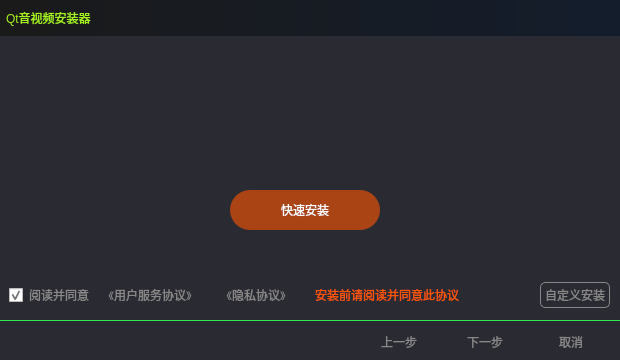
<?xml version="1.0" encoding="UTF-8"?>
<ui version="4.0">
 <class>Installer</class>
 <widget class="QDialog" name="Installer">
  <property name="geometry">
   <rect>
    <x>0</x>
    <y>0</y>
    <width>620</width>
    <height>360</height>
   </rect>
  </property>
  <property name="windowTitle">
   <string>Dialog</string>
  </property>
  <property name="styleSheet">
   <string notr="true">*
{
border: none;
}
</string>
  </property>
  <layout class="QVBoxLayout" name="verticalLayout_2">
   <property name="spacing">
    <number>0</number>
   </property>
   <property name="leftMargin">
    <number>0</number>
   </property>
   <property name="topMargin">
    <number>0</number>
   </property>
   <property name="rightMargin">
    <number>0</number>
   </property>
   <property name="bottomMargin">
    <number>0</number>
   </property>
   <item>
    <layout class="QVBoxLayout" name="verticalLayout">
     <property name="spacing">
      <number>0</number>
     </property>
     <item>
      <widget class="QFrame" name="frame_title">
       <property name="minimumSize">
        <size>
         <width>0</width>
         <height>36</height>
        </size>
       </property>
       <property name="maximumSize">
        <size>
         <width>16777215</width>
         <height>36</height>
        </size>
       </property>
       <property name="styleSheet">
        <string notr="true">#frame_title
{
background-color:qlineargradient(spread:pad,x1:0,y1:0,x2:1,y2:0, stop:0 #1a1a1a, stop:1  #141d2c);
}</string>
       </property>
       <property name="frameShape">
        <enum>QFrame::StyledPanel</enum>
       </property>
       <property name="frameShadow">
        <enum>QFrame::Raised</enum>
       </property>
       <layout class="QHBoxLayout" name="horizontalLayout">
        <property name="spacing">
         <number>6</number>
        </property>
        <property name="leftMargin">
         <number>0</number>
        </property>
        <property name="topMargin">
         <number>0</number>
        </property>
        <property name="rightMargin">
         <number>0</number>
        </property>
        <property name="bottomMargin">
         <number>0</number>
        </property>
        <item>
         <widget class="QPushButton" name="pushButton_icon">
          <property name="minimumSize">
           <size>
            <width>360</width>
            <height>30</height>
           </size>
          </property>
          <property name="styleSheet">
           <string notr="true">#pushButton_icon
{
color: #a5f220;
padding-left:6px;
text-align: left;
font: 800 13px &quot;微软雅黑&quot;;
}</string>
          </property>
          <property name="text">
           <string>Qt音视频安装器</string>
          </property>
         </widget>
        </item>
        <item>
         <spacer name="horizontalSpacer">
          <property name="orientation">
           <enum>Qt::Horizontal</enum>
          </property>
          <property name="sizeHint" stdset="0">
           <size>
            <width>197</width>
            <height>20</height>
           </size>
          </property>
         </spacer>
        </item>
        <item>
         <widget class="QPushButton" name="pushButton_min">
          <property name="minimumSize">
           <size>
            <width>20</width>
            <height>20</height>
           </size>
          </property>
          <property name="maximumSize">
           <size>
            <width>20</width>
            <height>20</height>
           </size>
          </property>
          <property name="styleSheet">
           <string notr="true">QPushButton
{
color: #666666;
background-color: transparent;
border-image: url(:/images/icon/min2.png);
}

QPushButton:hover{
color: #ff5500;
/*background-color: qconicalgradient(cx:0.5, cy:0.522909, angle:179.9, 
	stop:0.494318 rgba(181, 225, 250, 255), stop:0.5 rgba(222, 242, 251, 255));*/
border-image: url(:/images/icon/minhover.png);
border: 1px solid #3C80B1;
}</string>
          </property>
          <property name="text">
           <string/>
          </property>
         </widget>
        </item>
        <item>
         <widget class="QPushButton" name="pushButton_close">
          <property name="minimumSize">
           <size>
            <width>20</width>
            <height>20</height>
           </size>
          </property>
          <property name="maximumSize">
           <size>
            <width>20</width>
            <height>20</height>
           </size>
          </property>
          <property name="styleSheet">
           <string notr="true">QPushButton
{
color: #666666;
background-color: transparent;
border-image: url(:/images/icon/close3.png);
}

QPushButton:hover{
color: #ff5500;
/*background-color: qconicalgradient(cx:0.5, cy:0.522909, angle:179.9, 
	stop:0.494318 rgba(181, 225, 250, 255), stop:0.5 rgba(222, 242, 251, 255));*/
border-image: url(:/images/icon/closehover.png);
border: 1px solid #3C80B1;

}</string>
          </property>
          <property name="text">
           <string/>
          </property>
         </widget>
        </item>
       </layout>
      </widget>
     </item>
     <item>
      <widget class="QStackedWidget" name="stackedWidget_page">
       <property name="styleSheet">
        <string notr="true">#stackedWidget_page
{
background-color: #2a2a32;
/*background-color:qlineargradient(spread:pad,x1:0,y1:0,x2:1,y2:0,stop:0 #2a2a32, stop:1  #00dc5a);*/
	border-image: url(:/images/bgpic/cusvideoitem1.png);
}</string>
       </property>
       <property name="currentIndex">
        <number>0</number>
       </property>
       <widget class="QWidget" name="page1">
        <layout class="QVBoxLayout" name="verticalLayout_6">
         <property name="spacing">
          <number>0</number>
         </property>
         <property name="leftMargin">
          <number>0</number>
         </property>
         <property name="topMargin">
          <number>0</number>
         </property>
         <property name="rightMargin">
          <number>0</number>
         </property>
         <property name="bottomMargin">
          <number>0</number>
         </property>
         <item>
          <widget class="QLabel" name="label_midIcon">
           <property name="minimumSize">
            <size>
             <width>0</width>
             <height>130</height>
            </size>
           </property>
           <property name="styleSheet">
            <string notr="true">#label_midIcon
{
background-color: transparent;
}</string>
           </property>
           <property name="text">
            <string/>
           </property>
          </widget>
         </item>
         <item>
          <widget class="QStackedWidget" name="stackedWidget_customset">
           <property name="minimumSize">
            <size>
             <width>0</width>
             <height>130</height>
            </size>
           </property>
           <property name="maximumSize">
            <size>
             <width>16777215</width>
             <height>130</height>
            </size>
           </property>
           <property name="styleSheet">
            <string notr="true">QPushButton
{
color: #888888;
}

QPushButton:hover
{
color: white;
}

QLabel
{
color: #888888;
}

QCheckBox
{
color: #888888;
}</string>
           </property>
           <property name="currentIndex">
            <number>0</number>
           </property>
           <widget class="QWidget" name="page_6">
            <widget class="QPushButton" name="pushButton_fastInstall">
             <property name="geometry">
              <rect>
               <x>230</x>
               <y>0</y>
               <width>150</width>
               <height>40</height>
              </rect>
             </property>
             <property name="sizePolicy">
              <sizepolicy hsizetype="Minimum" vsizetype="Fixed">
               <horstretch>150</horstretch>
               <verstretch>40</verstretch>
              </sizepolicy>
             </property>
             <property name="minimumSize">
              <size>
               <width>150</width>
               <height>40</height>
              </size>
             </property>
             <property name="maximumSize">
              <size>
               <width>150</width>
               <height>40</height>
              </size>
             </property>
             <property name="styleSheet">
              <string notr="true">QPushButton
{
color: white;
font: 400 15px &quot;微软雅黑&quot;;
border-radius: 20px;
background-color: rgba(255, 85, 0,0.6);
}

QPushButton:hover
{
color: #32bff0;
background-color: rgba(255, 85, 0,0.8);
}</string>
             </property>
             <property name="text">
              <string>快速安装</string>
             </property>
            </widget>
            <widget class="QWidget" name="layoutWidget">
             <property name="geometry">
              <rect>
               <x>9</x>
               <y>91</y>
               <width>601</width>
               <height>28</height>
              </rect>
             </property>
             <layout class="QHBoxLayout" name="horizontalLayout_3">
              <item>
               <widget class="QCheckBox" name="checkBox_agree">
                <property name="minimumSize">
                 <size>
                  <width>85</width>
                  <height>26</height>
                 </size>
                </property>
                <property name="maximumSize">
                 <size>
                  <width>85</width>
                  <height>26</height>
                 </size>
                </property>
                <property name="text">
                 <string>阅读并同意</string>
                </property>
                <property name="checked">
                 <bool>true</bool>
                </property>
               </widget>
              </item>
              <item>
               <widget class="QPushButton" name="pushButton_pro_user">
                <property name="minimumSize">
                 <size>
                  <width>100</width>
                  <height>26</height>
                 </size>
                </property>
                <property name="maximumSize">
                 <size>
                  <width>100</width>
                  <height>26</height>
                 </size>
                </property>
                <property name="text">
                 <string>《用户服务协议》</string>
                </property>
               </widget>
              </item>
              <item>
               <widget class="QPushButton" name="pushButton_pro_secret">
                <property name="minimumSize">
                 <size>
                  <width>100</width>
                  <height>26</height>
                 </size>
                </property>
                <property name="maximumSize">
                 <size>
                  <width>100</width>
                  <height>26</height>
                 </size>
                </property>
                <property name="text">
                 <string>《隐私协议》</string>
                </property>
               </widget>
              </item>
              <item>
               <widget class="QPushButton" name="pushButton_protoal">
                <property name="minimumSize">
                 <size>
                  <width>150</width>
                  <height>26</height>
                 </size>
                </property>
                <property name="maximumSize">
                 <size>
                  <width>150</width>
                  <height>26</height>
                 </size>
                </property>
                <property name="styleSheet">
                 <string notr="true">#pushButton_protoal
{
color:#ff5500;
}

#pushButton_protoal:hover
{
text-decoration: underline;
}
</string>
                </property>
                <property name="text">
                 <string>安装前请阅读并同意此协议</string>
                </property>
               </widget>
              </item>
              <item>
               <spacer name="horizontalSpacer_3">
                <property name="orientation">
                 <enum>Qt::Horizontal</enum>
                </property>
                <property name="sizeHint" stdset="0">
                 <size>
                  <width>40</width>
                  <height>20</height>
                 </size>
                </property>
               </spacer>
              </item>
              <item>
               <widget class="QPushButton" name="pushButton_custom">
                <property name="minimumSize">
                 <size>
                  <width>70</width>
                  <height>26</height>
                 </size>
                </property>
                <property name="maximumSize">
                 <size>
                  <width>70</width>
                  <height>26</height>
                 </size>
                </property>
                <property name="styleSheet">
                 <string notr="true">#pushButton_custom
{
border: 1px solid #888888;
border-radius: 5px;
}</string>
                </property>
                <property name="text">
                 <string>自定义安装</string>
                </property>
               </widget>
              </item>
             </layout>
            </widget>
           </widget>
           <widget class="QWidget" name="page_7">
            <layout class="QVBoxLayout" name="verticalLayout_5">
             <property name="spacing">
              <number>0</number>
             </property>
             <property name="leftMargin">
              <number>0</number>
             </property>
             <property name="topMargin">
              <number>0</number>
             </property>
             <property name="rightMargin">
              <number>0</number>
             </property>
             <property name="bottomMargin">
              <number>0</number>
             </property>
             <item>
              <layout class="QVBoxLayout" name="verticalLayout_4">
               <property name="spacing">
                <number>6</number>
               </property>
               <property name="leftMargin">
                <number>8</number>
               </property>
               <property name="rightMargin">
                <number>14</number>
               </property>
               <property name="bottomMargin">
                <number>12</number>
               </property>
               <item>
                <layout class="QVBoxLayout" name="verticalLayout_3">
                 <item>
                  <widget class="QLabel" name="label_iinstallpath">
                   <property name="minimumSize">
                    <size>
                     <width>70</width>
                     <height>26</height>
                    </size>
                   </property>
                   <property name="text">
                    <string>安装位置：</string>
                   </property>
                  </widget>
                 </item>
                 <item>
                  <layout class="QHBoxLayout" name="horizontalLayout_5">
                   <property name="rightMargin">
                    <number>0</number>
                   </property>
                   <item>
                    <widget class="QLineEdit" name="lineEdit_installpath">
                     <property name="minimumSize">
                      <size>
                       <width>0</width>
                       <height>28</height>
                      </size>
                     </property>
                     <property name="styleSheet">
                      <string notr="true">#lineEdit_installpath
{
color: #888888;
border-radius: 3px;
border: 1px solid #888888;
background-color: transparent;
}

#lineEdit_installpath:hover
{
color: #2fadfb;
border: 1px solid #2fadfb;
}</string>
                     </property>
                     <property name="text">
                      <string>E://Download</string>
                     </property>
                    </widget>
                   </item>
                   <item>
                    <widget class="QPushButton" name="pushButton_browserpath">
                     <property name="minimumSize">
                      <size>
                       <width>60</width>
                       <height>28</height>
                      </size>
                     </property>
                     <property name="maximumSize">
                      <size>
                       <width>60</width>
                       <height>28</height>
                      </size>
                     </property>
                     <property name="styleSheet">
                      <string notr="true">QPushButton
{
color: white;
font-size: 12px;
border-radius: 3px;
background-color: rgba(67, 67, 74,0.3);
}

QPushButton:hover
{
background-color: rgba(67, 67, 74,0.6);
}</string>
                     </property>
                     <property name="text">
                      <string>浏览</string>
                     </property>
                    </widget>
                   </item>
                  </layout>
                 </item>
                </layout>
               </item>
               <item>
                <spacer name="verticalSpacer">
                 <property name="orientation">
                  <enum>Qt::Vertical</enum>
                 </property>
                 <property name="sizeHint" stdset="0">
                  <size>
                   <width>20</width>
                   <height>40</height>
                  </size>
                 </property>
                </spacer>
               </item>
               <item>
                <layout class="QHBoxLayout" name="horizontalLayout_4">
                 <property name="leftMargin">
                  <number>0</number>
                 </property>
                 <property name="rightMargin">
                  <number>0</number>
                 </property>
                 <item>
                  <widget class="QCheckBox" name="checkBox_startself">
                   <property name="minimumSize">
                    <size>
                     <width>100</width>
                     <height>28</height>
                    </size>
                   </property>
                   <property name="maximumSize">
                    <size>
                     <width>100</width>
                     <height>28</height>
                    </size>
                   </property>
                   <property name="styleSheet">
                    <string notr="true">QCheckBox
{
color: #888888;
}</string>
                   </property>
                   <property name="text">
                    <string>开机自动启动</string>
                   </property>
                   <property name="checked">
                    <bool>true</bool>
                   </property>
                  </widget>
                 </item>
                 <item>
                  <widget class="QCheckBox" name="checkBox">
                   <property name="minimumSize">
                    <size>
                     <width>100</width>
                     <height>28</height>
                    </size>
                   </property>
                   <property name="maximumSize">
                    <size>
                     <width>100</width>
                     <height>28</height>
                    </size>
                   </property>
                   <property name="styleSheet">
                    <string notr="true">QCheckBox
{
color: #888888;
}</string>
                   </property>
                   <property name="text">
                    <string>创建快捷方式</string>
                   </property>
                  </widget>
                 </item>
                 <item>
                  <widget class="QCheckBox" name="checkBox_2">
                   <property name="minimumSize">
                    <size>
                     <width>100</width>
                     <height>28</height>
                    </size>
                   </property>
                   <property name="maximumSize">
                    <size>
                     <width>100</width>
                     <height>28</height>
                    </size>
                   </property>
                   <property name="styleSheet">
                    <string notr="true">QCheckBox
{
color: #888888;
}</string>
                   </property>
                   <property name="text">
                    <string>添加到菜单栏</string>
                   </property>
                  </widget>
                 </item>
                 <item>
                  <spacer name="horizontalSpacer_4">
                   <property name="orientation">
                    <enum>Qt::Horizontal</enum>
                   </property>
                   <property name="sizeHint" stdset="0">
                    <size>
                     <width>40</width>
                     <height>20</height>
                    </size>
                   </property>
                  </spacer>
                 </item>
                 <item>
                  <widget class="QPushButton" name="pushButton_install">
                   <property name="minimumSize">
                    <size>
                     <width>80</width>
                     <height>28</height>
                    </size>
                   </property>
                   <property name="maximumSize">
                    <size>
                     <width>80</width>
                     <height>28</height>
                    </size>
                   </property>
                   <property name="styleSheet">
                    <string notr="true">QPushButton
{
color: white;
font-size: 12px;
border-radius: 14px;
background-color: rgb(255, 85, 0);
}</string>
                   </property>
                   <property name="text">
                    <string>立即安装</string>
                   </property>
                  </widget>
                 </item>
                 <item>
                  <widget class="QPushButton" name="pushButton_return">
                   <property name="minimumSize">
                    <size>
                     <width>60</width>
                     <height>28</height>
                    </size>
                   </property>
                   <property name="maximumSize">
                    <size>
                     <width>60</width>
                     <height>28</height>
                    </size>
                   </property>
                   <property name="styleSheet">
                    <string notr="true">QPushButton
{
color: white;
font-size: 12px;
border-radius: 3px;
background-color: rgba(67, 67, 74,0.3);
}

QPushButton:hover
{
background-color: rgba(67, 67, 74,0.6);
}</string>
                   </property>
                   <property name="text">
                    <string>返回</string>
                   </property>
                  </widget>
                 </item>
                </layout>
               </item>
              </layout>
             </item>
            </layout>
           </widget>
          </widget>
         </item>
        </layout>
       </widget>
       <widget class="QWidget" name="page2">
        <layout class="QVBoxLayout" name="verticalLayout_12">
         <property name="spacing">
          <number>0</number>
         </property>
         <property name="leftMargin">
          <number>0</number>
         </property>
         <property name="topMargin">
          <number>0</number>
         </property>
         <property name="rightMargin">
          <number>0</number>
         </property>
         <property name="bottomMargin">
          <number>0</number>
         </property>
         <item>
          <widget class="QTreeWidget" name="treeWidget_plugin">
           <property name="styleSheet">
            <string notr="true">QTreeWidget
{
outline: 0px;
/*show-decoration-selected: 1;*/
background-color: transparent;
}

QTreeWidget::item 
{
color: green;
height: 26px;
border: 0px solid transparent;
}

QTreeWidget::item:hover 
{
background: qlineargradient(x1: 0, y1: 0, x2: 0, y2: 1, stop: 0 #e7effd, stop: 1 #cbdaf1);
background-color: transparent;
}

QTreeWidget::item:selected 
{
background: transparent;
}

QTreeWidget::item:selected:active
{
background: qlineargradient(x1: 0, y1: 0, x2: 0, y2: 1, stop: 0 #6ea1f1, stop: 1 #567dbc);
background-color: transparent;
}

QTreeWidget::item:selected:!active 
{
background: qlineargradient(x1: 0, y1: 0, x2: 0, y2: 1, stop: 0 #6b9be8, stop: 1 #577fbf);
background-color: transparent;
}

QTreeView::branch:has-siblings:!adjoins-item 
{
border-image: url(:/images/fileitem/file-vline.png) 0;
}

QTreeView::branch:has-siblings:adjoins-item 
{
border-image: url(:/images/fileitem/file-branch-more.png) 0;
}

QTreeView::branch:!has-children:!has-siblings:adjoins-item 
{
border-image: url(:/images/fileitem/file-branch-end.png) 0;
}

QTreeView::branch:has-children:!has-siblings:closed,
QTreeView::branch:closed:has-children:has-siblings 
{
border-image: none;
image: url(:/images/fileitem/file-branch-closed.png);
}

QTreeView::branch:open:has-children:!has-siblings,
QTreeView::branch:open:has-children:has-siblings  
{
border-image: none;
image: url(:/images/fileitem/file-branch-open.png);
}</string>
           </property>
           <column>
            <property name="text">
             <string>安装的插件列表</string>
            </property>
           </column>
          </widget>
         </item>
        </layout>
       </widget>
       <widget class="QWidget" name="page3">
        <layout class="QVBoxLayout" name="verticalLayout_8">
         <property name="spacing">
          <number>0</number>
         </property>
         <property name="leftMargin">
          <number>0</number>
         </property>
         <property name="topMargin">
          <number>0</number>
         </property>
         <property name="rightMargin">
          <number>0</number>
         </property>
         <property name="bottomMargin">
          <number>0</number>
         </property>
         <item>
          <layout class="QVBoxLayout" name="verticalLayout_7"/>
         </item>
         <item>
          <widget class="QStackedWidget" name="stackedWidget_detail">
           <property name="minimumSize">
            <size>
             <width>0</width>
             <height>230</height>
            </size>
           </property>
           <widget class="QWidget" name="page_install">
            <layout class="QVBoxLayout" name="verticalLayout_13">
             <property name="spacing">
              <number>0</number>
             </property>
             <property name="leftMargin">
              <number>0</number>
             </property>
             <property name="topMargin">
              <number>0</number>
             </property>
             <property name="rightMargin">
              <number>0</number>
             </property>
             <property name="bottomMargin">
              <number>0</number>
             </property>
             <item>
              <widget class="QFrame" name="frame_show">
               <property name="minimumSize">
                <size>
                 <width>0</width>
                 <height>32</height>
                </size>
               </property>
               <property name="maximumSize">
                <size>
                 <width>16777215</width>
                 <height>32</height>
                </size>
               </property>
               <property name="frameShape">
                <enum>QFrame::StyledPanel</enum>
               </property>
               <property name="frameShadow">
                <enum>QFrame::Raised</enum>
               </property>
               <layout class="QHBoxLayout" name="horizontalLayout_8">
                <property name="spacing">
                 <number>0</number>
                </property>
                <property name="leftMargin">
                 <number>0</number>
                </property>
                <property name="topMargin">
                 <number>0</number>
                </property>
                <property name="rightMargin">
                 <number>0</number>
                </property>
                <property name="bottomMargin">
                 <number>0</number>
                </property>
                <item>
                 <widget class="QPushButton" name="pushButton_details">
                  <property name="minimumSize">
                   <size>
                    <width>80</width>
                    <height>24</height>
                   </size>
                  </property>
                  <property name="maximumSize">
                   <size>
                    <width>80</width>
                    <height>24</height>
                   </size>
                  </property>
                  <property name="styleSheet">
                   <string notr="true">#pushButton_details
{
color: #888888;
text-align: center;
padding-left: 6px;
border: 1px solid #36b0eb;
border-radius: 6px;
}</string>
                  </property>
                  <property name="text">
                   <string>显示详细</string>
                  </property>
                 </widget>
                </item>
                <item>
                 <spacer name="horizontalSpacer_6">
                  <property name="orientation">
                   <enum>Qt::Horizontal</enum>
                  </property>
                  <property name="sizeHint" stdset="0">
                   <size>
                    <width>535</width>
                    <height>20</height>
                   </size>
                  </property>
                 </spacer>
                </item>
               </layout>
              </widget>
             </item>
             <item>
              <widget class="QTextEdit" name="textEdit_details">
               <property name="styleSheet">
                <string notr="true">#textEdit_details
{
color: green;
font: 400 18px &quot;微软雅黑&quot;;
background-color: transparent;
}</string>
               </property>
               <property name="html">
                <string>&lt;!DOCTYPE HTML PUBLIC &quot;-//W3C//DTD HTML 4.0//EN&quot; &quot;http://www.w3.org/TR/REC-html40/strict.dtd&quot;&gt;
&lt;html&gt;&lt;head&gt;&lt;meta name=&quot;qrichtext&quot; content=&quot;1&quot; /&gt;&lt;style type=&quot;text/css&quot;&gt;
p, li { white-space: pre-wrap; }
&lt;/style&gt;&lt;/head&gt;&lt;body style=&quot; font-family:'微软雅黑'; font-size:18px; font-weight:400; font-style:normal;&quot;&gt;
&lt;p style=&quot; margin-top:0px; margin-bottom:0px; margin-left:0px; margin-right:0px; -qt-block-indent:0; text-indent:0px;&quot;&gt;&lt;span style=&quot; font-family:'SimSun'; font-size:9pt;&quot;&gt;开始解压...&lt;/span&gt;&lt;/p&gt;
&lt;p style=&quot; margin-top:0px; margin-bottom:0px; margin-left:0px; margin-right:0px; -qt-block-indent:0; text-indent:0px;&quot;&gt;&lt;span style=&quot; font-family:'SimSun'; font-size:9pt;&quot;&gt;解压到 D://Download&lt;/span&gt;&lt;/p&gt;
&lt;p style=&quot;-qt-paragraph-type:empty; margin-top:0px; margin-bottom:0px; margin-left:0px; margin-right:0px; -qt-block-indent:0; text-indent:0px; font-family:'SimSun'; font-size:9pt;&quot;&gt;&lt;br /&gt;&lt;/p&gt;
&lt;p style=&quot;-qt-paragraph-type:empty; margin-top:0px; margin-bottom:0px; margin-left:0px; margin-right:0px; -qt-block-indent:0; text-indent:0px; font-family:'SimSun'; font-size:9pt;&quot;&gt;&lt;br /&gt;&lt;/p&gt;&lt;/body&gt;&lt;/html&gt;</string>
               </property>
              </widget>
             </item>
            </layout>
           </widget>
          </widget>
         </item>
         <item>
          <layout class="QHBoxLayout" name="horizontalLayout_6">
           <property name="spacing">
            <number>0</number>
           </property>
           <property name="leftMargin">
            <number>12</number>
           </property>
           <property name="rightMargin">
            <number>12</number>
           </property>
           <item>
            <widget class="QLabel" name="label_progressbar">
             <property name="minimumSize">
              <size>
               <width>60</width>
               <height>26</height>
              </size>
             </property>
             <property name="maximumSize">
              <size>
               <width>60</width>
               <height>26</height>
              </size>
             </property>
             <property name="styleSheet">
              <string notr="true">#label_progressbar
{
color: #888888;
}</string>
             </property>
             <property name="text">
              <string>安装进度：</string>
             </property>
            </widget>
           </item>
           <item>
            <widget class="QProgressBar" name="progressBar_install">
             <property name="minimumSize">
              <size>
               <width>0</width>
               <height>10</height>
              </size>
             </property>
             <property name="maximumSize">
              <size>
               <width>16777215</width>
               <height>10</height>
              </size>
             </property>
             <property name="styleSheet">
              <string notr="true">#progressBar_install
{
color:white;
text-align:center;
background-color:#36b0eb;
border-radius:2px;
}

#progressBar_install::chunk 
{
background-color: lightgreen;
}</string>
             </property>
             <property name="value">
              <number>24</number>
             </property>
            </widget>
           </item>
          </layout>
         </item>
        </layout>
       </widget>
       <widget class="QWidget" name="page4">
        <layout class="QVBoxLayout" name="verticalLayout_10">
         <property name="spacing">
          <number>0</number>
         </property>
         <property name="leftMargin">
          <number>0</number>
         </property>
         <property name="topMargin">
          <number>0</number>
         </property>
         <property name="rightMargin">
          <number>0</number>
         </property>
         <property name="bottomMargin">
          <number>0</number>
         </property>
         <item>
          <layout class="QVBoxLayout" name="verticalLayout_9">
           <item>
            <widget class="QLabel" name="label_finished">
             <property name="styleSheet">
              <string notr="true">#label_finished
{
color: rgba(51, 172, 251,1.0);
font: 800 28px &quot;Arial Black&quot;;
background-color: transparent;
}</string>
             </property>
             <property name="text">
              <string/>
             </property>
             <property name="alignment">
              <set>Qt::AlignCenter</set>
             </property>
            </widget>
           </item>
           <item>
            <widget class="QFrame" name="frame_finish">
             <property name="minimumSize">
              <size>
               <width>0</width>
               <height>130</height>
              </size>
             </property>
             <property name="maximumSize">
              <size>
               <width>16777215</width>
               <height>130</height>
              </size>
             </property>
             <property name="frameShape">
              <enum>QFrame::StyledPanel</enum>
             </property>
             <property name="frameShadow">
              <enum>QFrame::Raised</enum>
             </property>
             <widget class="QPushButton" name="pushButton_experiance">
              <property name="geometry">
               <rect>
                <x>230</x>
                <y>0</y>
                <width>150</width>
                <height>40</height>
               </rect>
              </property>
              <property name="minimumSize">
               <size>
                <width>150</width>
                <height>40</height>
               </size>
              </property>
              <property name="styleSheet">
               <string notr="true">QPushButton
{
color: white;
font: 400 18px &quot;微软雅黑&quot;;
border-radius: 20px;
background-color: rgba(255, 0, 140,0.7);
}

QPushButton:hover
{
color: white;
background-color: rgba(255, 0, 140,1.0);
}</string>
              </property>
              <property name="text">
               <string>立即体验</string>
              </property>
             </widget>
            </widget>
           </item>
          </layout>
         </item>
        </layout>
       </widget>
       <widget class="QWidget" name="page5">
        <layout class="QVBoxLayout" name="verticalLayout_11">
         <property name="spacing">
          <number>0</number>
         </property>
         <property name="leftMargin">
          <number>0</number>
         </property>
         <property name="topMargin">
          <number>0</number>
         </property>
         <property name="rightMargin">
          <number>0</number>
         </property>
         <property name="bottomMargin">
          <number>0</number>
         </property>
         <item>
          <spacer name="verticalSpacer_3">
           <property name="orientation">
            <enum>Qt::Vertical</enum>
           </property>
           <property name="sizeHint" stdset="0">
            <size>
             <width>20</width>
             <height>155</height>
            </size>
           </property>
          </spacer>
         </item>
         <item>
          <widget class="QFrame" name="frame_uninstall">
           <property name="minimumSize">
            <size>
             <width>0</width>
             <height>130</height>
            </size>
           </property>
           <property name="maximumSize">
            <size>
             <width>16777215</width>
             <height>130</height>
            </size>
           </property>
           <property name="frameShape">
            <enum>QFrame::StyledPanel</enum>
           </property>
           <property name="frameShadow">
            <enum>QFrame::Raised</enum>
           </property>
           <layout class="QHBoxLayout" name="horizontalLayout_7">
            <property name="spacing">
             <number>0</number>
            </property>
            <property name="leftMargin">
             <number>50</number>
            </property>
            <property name="topMargin">
             <number>0</number>
            </property>
            <property name="rightMargin">
             <number>50</number>
            </property>
            <property name="bottomMargin">
             <number>0</number>
            </property>
            <item>
             <widget class="QPushButton" name="pushButton_repair">
              <property name="minimumSize">
               <size>
                <width>160</width>
                <height>50</height>
               </size>
              </property>
              <property name="maximumSize">
               <size>
                <width>160</width>
                <height>50</height>
               </size>
              </property>
              <property name="styleSheet">
               <string notr="true">QPushButton
{
color: white;
font: 400 15px &quot;微软雅黑&quot;;
border-radius: 10px;
background-color: rgb(255, 85, 0);
}

QPushButton:hover
{
background-color: #404244;
}</string>
              </property>
              <property name="text">
               <string>修复软件</string>
              </property>
             </widget>
            </item>
            <item>
             <spacer name="horizontalSpacer_5">
              <property name="orientation">
               <enum>Qt::Horizontal</enum>
              </property>
              <property name="sizeHint" stdset="0">
               <size>
                <width>195</width>
                <height>20</height>
               </size>
              </property>
             </spacer>
            </item>
            <item>
             <widget class="QPushButton" name="pushButton_uninstall">
              <property name="minimumSize">
               <size>
                <width>160</width>
                <height>50</height>
               </size>
              </property>
              <property name="maximumSize">
               <size>
                <width>160</width>
                <height>50</height>
               </size>
              </property>
              <property name="styleSheet">
               <string notr="true">QPushButton
{
color: white;
font: 400 15px &quot;微软雅黑&quot;;
border-radius: 10px;
background-color: rgb(255, 85, 0);
}

QPushButton:hover
{
background-color: #404244;
}</string>
              </property>
              <property name="text">
               <string>卸载软件</string>
              </property>
             </widget>
            </item>
           </layout>
          </widget>
         </item>
        </layout>
       </widget>
      </widget>
     </item>
     <item>
      <widget class="QFrame" name="frame_bottom">
       <property name="minimumSize">
        <size>
         <width>0</width>
         <height>40</height>
        </size>
       </property>
       <property name="maximumSize">
        <size>
         <width>16777215</width>
         <height>40</height>
        </size>
       </property>
       <property name="styleSheet">
        <string notr="true">#frame_bottom
{
background-color: #2a2a32;
border: 0px solid #31e74f;
border-top-width: 1px;
margin: 0px 0px;
}

QPushButton
{
color: #888888;
border: 0px solid #aaaaff;
border-radius: 12px;
font: 400 12px &quot;微软雅黑&quot;;
}

QPushButton:checked
{
background-color: #a0a0a0;
border: none;
color: #0388ca;
}

QPushButton:hover
{
background-color: #a0a0a0;
border: none;
color: #0388ca;
}

QPushButton[enadled = &quot;false&quot;]
{
background-color: #3f4143;
}</string>
       </property>
       <layout class="QHBoxLayout" name="horizontalLayout_2">
        <item>
         <spacer name="horizontalSpacer_2">
          <property name="orientation">
           <enum>Qt::Horizontal</enum>
          </property>
          <property name="sizeHint" stdset="0">
           <size>
            <width>40</width>
            <height>20</height>
           </size>
          </property>
         </spacer>
        </item>
        <item>
         <widget class="QPushButton" name="pushButton_back">
          <property name="minimumSize">
           <size>
            <width>80</width>
            <height>24</height>
           </size>
          </property>
          <property name="maximumSize">
           <size>
            <width>80</width>
            <height>24</height>
           </size>
          </property>
          <property name="styleSheet">
           <string notr="true"/>
          </property>
          <property name="text">
           <string>上一步</string>
          </property>
         </widget>
        </item>
        <item>
         <widget class="QPushButton" name="pushButton_forward">
          <property name="minimumSize">
           <size>
            <width>80</width>
            <height>24</height>
           </size>
          </property>
          <property name="maximumSize">
           <size>
            <width>80</width>
            <height>24</height>
           </size>
          </property>
          <property name="text">
           <string>下一步</string>
          </property>
         </widget>
        </item>
        <item>
         <widget class="QPushButton" name="pushButton_cancel">
          <property name="minimumSize">
           <size>
            <width>80</width>
            <height>24</height>
           </size>
          </property>
          <property name="maximumSize">
           <size>
            <width>80</width>
            <height>24</height>
           </size>
          </property>
          <property name="text">
           <string>取消</string>
          </property>
         </widget>
        </item>
       </layout>
      </widget>
     </item>
    </layout>
   </item>
  </layout>
 </widget>
 <resources/>
 <connections/>
</ui>
